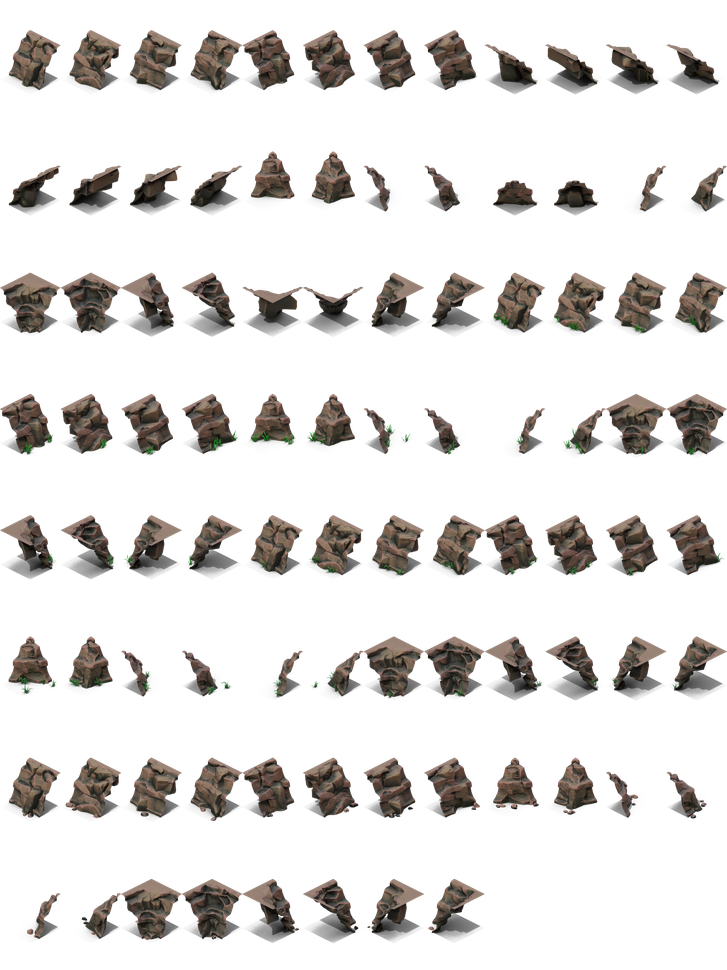
#> input picture mods/ca/bits/terrain/rubberduck/rock_cliffs.png, 727 x 970 px, shrunk from 1536 x 2048 before the run
$ python prepare_handcrafted_boulders.py
#> lines starting #> are read from the running program, lines starting #| are printed output that depends on the picture
"""Extract intact, native-density boulders from the supplied Rubberduck atlas.
No source pixels or geometry are repainted; these replace inappropriate plateau
walls around small isolated legacy Rock components. Collision stays in map data.
"""
from pathlib import Path
import hashlib
import json
from PIL import Image

ROOT=Path(__file__).resolve().parents[1]
source=ROOT/'mods/ca/bits/terrain/rubberduck/rock_cliffs.png'
image=Image.open(source).convert('RGBA')
#> image is the input picture: PIL image 727x970 RGBA; mean R, G, B, A 18.2, 15.6, 13.5, 47.2
output=source.parent/'derived/handcrafted'
output.mkdir(parents=True,exist_ok=True)
records=[]
for index,slot in enumerate([16,17,20,21]):
    frame=[slot%12*128,slot//12*256,(slot%12+1)*128,(slot//12+1)*256]
    cut=image.crop(frame);bounds=cut.getchannel('A').getbbox();cut=cut.crop(bounds)
    filename='boulder-'+str(index)+'.png';cut.save(output/filename)
    records.append({'file':filename,'atlas_slot':slot,'frame':frame,'alpha_bounds':bounds,
                    'offset':[0,8-cut.height//2], 'sha256':hashlib.sha256((output/filename).read_bytes()).hexdigest()})
#> this loop made 4 passes
#> bounds on passes 1 to 2: (0, 14, 128, 203), (0, 14, 87, 203)
#> pass 1, `cut = image.crop(frame)`:
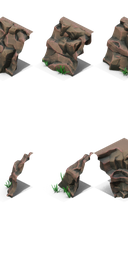
#> cut: PIL image 128x256 RGBA; mean R, G, B, A 21.3, 18.9, 15.8, 51; transparent parts drawn white
#> pass 1, `cut = cut.crop(bounds)`:
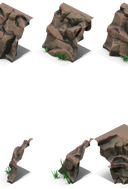
#> cut: PIL image 128x189 RGBA; mean R, G, B, A 28.9, 25.5, 21.4, 69; transparent parts drawn white
#> pass 2, `cut = image.crop(frame)`:
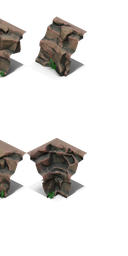
#> cut: PIL image 128x256 RGBA; mean R, G, B, A 17.9, 15.7, 13.5, 44.4; transparent parts drawn white
#> pass 2, `cut = cut.crop(bounds)`:
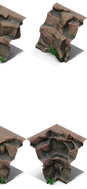
#> cut: PIL image 87x189 RGBA; mean R, G, B, A 35.7, 31.2, 26.9, 88.4; transparent parts drawn white
#> after the loop: cut: PIL image 128x256 RGBA; every value is 0
#> after the loop, records = 4 items
(output/'provenance.json').write_text(json.dumps({'source':'bits/terrain/rubberduck/rock_cliffs.png',
    'source_sha256':hashlib.sha256(source.read_bytes()).hexdigest(),'cuts':records},indent=2)+'\n')
print(output)
